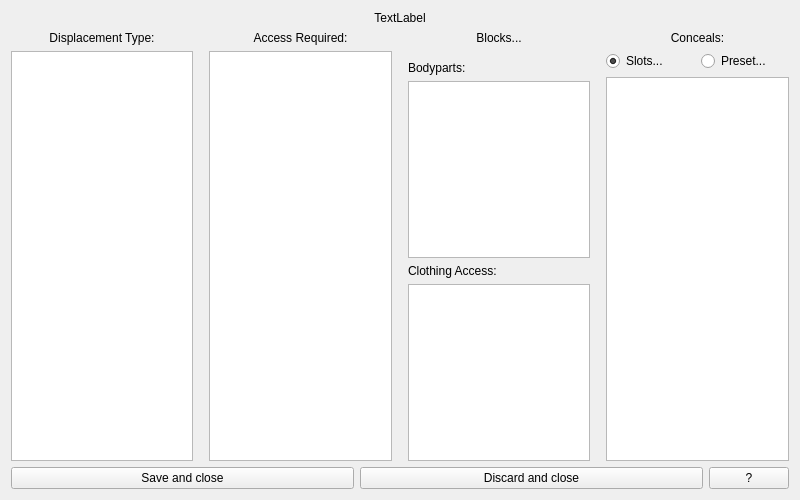
<?xml version="1.0" encoding="UTF-8"?>
<ui version="4.0">
 <class>AccessibilityWidget</class>
 <widget class="QWidget" name="AccessibilityWidget">
  <property name="geometry">
   <rect>
    <x>0</x>
    <y>0</y>
    <width>800</width>
    <height>500</height>
   </rect>
  </property>
  <property name="windowTitle">
   <string>Form</string>
  </property>
  <layout class="QVBoxLayout" name="verticalLayout">
   <item>
    <widget class="QLabel" name="slot_display_label">
     <property name="text">
      <string>TextLabel</string>
     </property>
     <property name="alignment">
      <set>Qt::AlignCenter</set>
     </property>
    </widget>
   </item>
   <item>
    <layout class="QHBoxLayout" name="horizontalLayout">
     <item>
      <layout class="QVBoxLayout" name="verticalLayout_2">
       <item>
        <widget class="QLabel" name="type_label">
         <property name="text">
          <string>Displacement Type:</string>
         </property>
         <property name="alignment">
          <set>Qt::AlignCenter</set>
         </property>
        </widget>
       </item>
       <item>
        <widget class="QListView" name="typeList">
         <property name="contextMenuPolicy">
          <enum>Qt::CustomContextMenu</enum>
         </property>
         <property name="toolTip">
          <string>&lt;html&gt;&lt;head/&gt;&lt;body&gt;&lt;p&gt;The displacement mode we are editing the details of.&lt;/p&gt;&lt;p&gt;This controls the rest of the UI.&lt;/p&gt;&lt;/body&gt;&lt;/html&gt;</string>
         </property>
         <property name="whatsThis">
          <string>&lt;html&gt;&lt;head/&gt;&lt;body&gt;&lt;p&gt;Double click on an entry in the widget to 'edit' that entry.&lt;/p&gt;&lt;p&gt;Click on an entry to display that entry data in the rest of the editor.&lt;/p&gt;&lt;p&gt;Right click anywhere on widget to show a context menu with the option to create a new entry.&lt;/p&gt;&lt;p&gt;Right click on a specific entry in the widget to show a context menu with the option to remove it.&lt;/p&gt;&lt;/body&gt;&lt;/html&gt;</string>
         </property>
        </widget>
       </item>
      </layout>
     </item>
     <item>
      <spacer name="verticalSpacer">
       <property name="orientation">
        <enum>Qt::Vertical</enum>
       </property>
       <property name="sizeHint" stdset="0">
        <size>
         <width>10</width>
         <height>40</height>
        </size>
       </property>
      </spacer>
     </item>
     <item>
      <layout class="QVBoxLayout" name="verticalLayout_3">
       <item>
        <widget class="QLabel" name="access_required_label">
         <property name="text">
          <string>Access Required:</string>
         </property>
         <property name="alignment">
          <set>Qt::AlignCenter</set>
         </property>
        </widget>
       </item>
       <item>
        <widget class="QListView" name="accessRequiredList">
         <property name="toolTip">
          <string>&lt;html&gt;&lt;head/&gt;&lt;body&gt;&lt;p&gt;The slots that must be accessible to manage this displacement type.&lt;/p&gt;&lt;/body&gt;&lt;/html&gt;</string>
         </property>
         <property name="whatsThis">
          <string>&lt;html&gt;&lt;head/&gt;&lt;body&gt;&lt;p&gt;Double click on an entry in the widget to 'edit' that entry.&lt;/p&gt;&lt;p&gt;Right click anywhere on widget to show a context menu with the option to create a new entry.&lt;/p&gt;&lt;p&gt;Right click on a specific entry in the widget to show a context menu with the option to remove it.&lt;/p&gt;&lt;/body&gt;&lt;/html&gt;</string>
         </property>
        </widget>
       </item>
      </layout>
     </item>
     <item>
      <spacer name="verticalSpacer_2">
       <property name="orientation">
        <enum>Qt::Vertical</enum>
       </property>
       <property name="sizeHint" stdset="0">
        <size>
         <width>10</width>
         <height>40</height>
        </size>
       </property>
      </spacer>
     </item>
     <item>
      <layout class="QVBoxLayout" name="verticalLayout_4">
       <item>
        <widget class="QLabel" name="blocks_label">
         <property name="text">
          <string>Blocks...</string>
         </property>
         <property name="alignment">
          <set>Qt::AlignCenter</set>
         </property>
        </widget>
       </item>
       <item>
        <spacer name="horizontalSpacer">
         <property name="orientation">
          <enum>Qt::Horizontal</enum>
         </property>
         <property name="sizeHint" stdset="0">
          <size>
           <width>40</width>
           <height>10</height>
          </size>
         </property>
        </spacer>
       </item>
       <item>
        <widget class="QLabel" name="bodyparts_label">
         <property name="text">
          <string>Bodyparts:</string>
         </property>
        </widget>
       </item>
       <item>
        <widget class="QListView" name="blockedBodypartsList">
         <property name="toolTip">
          <string>&lt;html&gt;&lt;head/&gt;&lt;body&gt;&lt;p&gt;The bodyparts that are blocked by this displacement mode.&lt;/p&gt;&lt;/body&gt;&lt;/html&gt;</string>
         </property>
         <property name="whatsThis">
          <string>&lt;html&gt;&lt;head/&gt;&lt;body&gt;&lt;p&gt;Double click on an entry in the widget to 'edit' that entry.&lt;/p&gt;&lt;p&gt;Right click anywhere on widget to show a context menu with the option to create a new entry.&lt;/p&gt;&lt;p&gt;Right click on a specific entry in the widget to show a context menu with the option to remove it.&lt;/p&gt;&lt;/body&gt;&lt;/html&gt;</string>
         </property>
        </widget>
       </item>
       <item>
        <widget class="QLabel" name="access_blocked_label">
         <property name="text">
          <string>Clothing Access:</string>
         </property>
        </widget>
       </item>
       <item>
        <widget class="QListView" name="blockedClothingList">
         <property name="toolTip">
          <string>&lt;html&gt;&lt;head/&gt;&lt;body&gt;&lt;p&gt;The slots that are blocked by this displacement mode.&lt;/p&gt;&lt;/body&gt;&lt;/html&gt;</string>
         </property>
         <property name="whatsThis">
          <string>&lt;html&gt;&lt;head/&gt;&lt;body&gt;&lt;p&gt;Double click on an entry in the widget to 'edit' that entry.&lt;/p&gt;&lt;p&gt;Right click anywhere on widget to show a context menu with the option to create a new entry.&lt;/p&gt;&lt;p&gt;Right click on a specific entry in the widget to show a context menu with the option to remove it.&lt;/p&gt;&lt;/body&gt;&lt;/html&gt;</string>
         </property>
        </widget>
       </item>
      </layout>
     </item>
     <item>
      <spacer name="verticalSpacer_3">
       <property name="orientation">
        <enum>Qt::Vertical</enum>
       </property>
       <property name="sizeHint" stdset="0">
        <size>
         <width>10</width>
         <height>40</height>
        </size>
       </property>
      </spacer>
     </item>
     <item>
      <layout class="QVBoxLayout" name="verticalLayout_5">
       <item>
        <widget class="QLabel" name="conceals_label">
         <property name="text">
          <string>Conceals:</string>
         </property>
         <property name="alignment">
          <set>Qt::AlignCenter</set>
         </property>
        </widget>
       </item>
       <item>
        <layout class="QHBoxLayout" name="horizontalLayout_2">
         <item>
          <widget class="QRadioButton" name="concealSlotButton">
           <property name="toolTip">
            <string>&lt;html&gt;&lt;head/&gt;&lt;body&gt;&lt;p&gt;Do we conceal a list of slots?&lt;/p&gt;&lt;/body&gt;&lt;/html&gt;</string>
           </property>
           <property name="whatsThis">
            <string>&lt;html&gt;&lt;head/&gt;&lt;body&gt;&lt;p&gt;Click this to toggle it on. This will toggle off the other option.&lt;/p&gt;&lt;/body&gt;&lt;/html&gt;</string>
           </property>
           <property name="text">
            <string>Slots...</string>
           </property>
           <property name="checked">
            <bool>true</bool>
           </property>
          </widget>
         </item>
         <item>
          <widget class="QRadioButton" name="concealPresetButton">
           <property name="toolTip">
            <string>&lt;html&gt;&lt;head/&gt;&lt;body&gt;&lt;p&gt;Do we conceal a slot preset setting?&lt;/p&gt;&lt;/body&gt;&lt;/html&gt;</string>
           </property>
           <property name="whatsThis">
            <string>&lt;html&gt;&lt;head/&gt;&lt;body&gt;&lt;p&gt;Click this to toggle it on. This will toggle off the other option.&lt;/p&gt;&lt;/body&gt;&lt;/html&gt;</string>
           </property>
           <property name="text">
            <string>Preset...</string>
           </property>
          </widget>
         </item>
        </layout>
       </item>
       <item>
        <widget class="QListView" name="concealList">
         <property name="whatsThis">
          <string>&lt;html&gt;&lt;head/&gt;&lt;body&gt;&lt;p&gt;In SLOT mode:&lt;/p&gt;&lt;p&gt;Double click on an entry in the widget to 'edit' that entry.&lt;/p&gt;&lt;p&gt;Right click anywhere on widget to show a context menu with the option to create a new entry.&lt;/p&gt;&lt;p&gt;Right click on a specific entry in the widget to show a context menu with the option to remove it.&lt;/p&gt;&lt;p&gt;&lt;br/&gt;&lt;/p&gt;&lt;p&gt;In PRESET mode:&lt;/p&gt;&lt;p&gt;Click an entry to select it. That's it.&lt;/p&gt;&lt;/body&gt;&lt;/html&gt;</string>
         </property>
         <property name="editTriggers">
          <set>QAbstractItemView::DoubleClicked</set>
         </property>
        </widget>
       </item>
      </layout>
     </item>
    </layout>
   </item>
   <item>
    <layout class="QHBoxLayout" name="horizontalLayout_3">
     <item>
      <widget class="QPushButton" name="saveButton">
       <property name="toolTip">
        <string>&lt;html&gt;&lt;head/&gt;&lt;body&gt;&lt;p&gt;Apply changes and return to the main editor.&lt;/p&gt;&lt;/body&gt;&lt;/html&gt;</string>
       </property>
       <property name="whatsThis">
        <string>&lt;html&gt;&lt;head/&gt;&lt;body&gt;&lt;p&gt;Click this to save your edits then close this window and show the previous editor window.&lt;/p&gt;&lt;/body&gt;&lt;/html&gt;</string>
       </property>
       <property name="text">
        <string>Save and close</string>
       </property>
      </widget>
     </item>
     <item>
      <widget class="QPushButton" name="discardButton">
       <property name="toolTip">
        <string>&lt;html&gt;&lt;head/&gt;&lt;body&gt;&lt;p&gt;Discard changes and return to the main editor.&lt;/p&gt;&lt;/body&gt;&lt;/html&gt;</string>
       </property>
       <property name="whatsThis">
        <string>&lt;html&gt;&lt;head/&gt;&lt;body&gt;&lt;p&gt;Click this to close this window and show the previous editor window.&lt;/p&gt;&lt;/body&gt;&lt;/html&gt;</string>
       </property>
       <property name="text">
        <string>Discard and close</string>
       </property>
      </widget>
     </item>
     <item>
      <widget class="QPushButton" name="whatsThisButton">
       <property name="sizePolicy">
        <sizepolicy hsizetype="Fixed" vsizetype="Fixed">
         <horstretch>0</horstretch>
         <verstretch>0</verstretch>
        </sizepolicy>
       </property>
       <property name="toolTip">
        <string>&lt;html&gt;&lt;head/&gt;&lt;body&gt;&lt;p&gt;Enter 'What's This?' mode. Also done by pressing F1 on the keyboard.&lt;/p&gt;&lt;p&gt;'What's This?' mode helps clarify how to use the interface of this tool.&lt;/p&gt;&lt;/body&gt;&lt;/html&gt;</string>
       </property>
       <property name="whatsThis">
        <string>&lt;html&gt;&lt;head/&gt;&lt;body&gt;&lt;p&gt;Click this, then click something else. Magic.&lt;/p&gt;&lt;/body&gt;&lt;/html&gt;</string>
       </property>
       <property name="text">
        <string>?</string>
       </property>
      </widget>
     </item>
    </layout>
   </item>
  </layout>
 </widget>
 <resources/>
 <connections/>
</ui>
